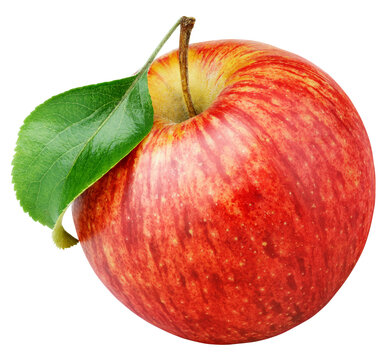
#> input picture data/Apple/Fresh/apple_fresh_001.jpg (1).jpg, 390 x 360 px; its folder holds only this picture in this run
$ jupyter execute --allow-errors fruitFreshness.ipynb
#> lines starting #> are read from the running program, lines starting #| are printed output that depends on the picture
[cell 1]
import os
import numpy as np
import matplotlib.pyplot as plt
import seaborn as sns
from PIL import Image
import cv2
from collections import Counter
from sklearn.decomposition import PCA
from sklearn.manifold import TSNE
import random

[cell 2]
sns.set(style="whitegrid")
DATASET_PATH = "data"

[cell 3]
# detect classes
class_paths = []
class_labels = []

for fruit in os.listdir(DATASET_PATH):
    fruit_path = os.path.join(DATASET_PATH, fruit)
    if os.path.isdir(fruit_path):
        for status in os.listdir(fruit_path):
            status_path = os.path.join(fruit_path, status)
            if os.path.isdir(status_path):
                class_paths.append(status_path)
                class_labels.append(f"{fruit}_{status}")

print("Detected Classes:")
for label in class_labels:
    print(label)

[cell 4]
# class distribution
class_counts = {label: len(os.listdir(path)) for label, path in zip(class_labels, class_paths)}

plt.figure(figsize=(10,5))
sns.barplot(x=list(class_counts.keys()), y=list(class_counts.values()), palette="viridis")
plt.title("Number of Images per Class")
plt.xticks(rotation=45)
plt.show()
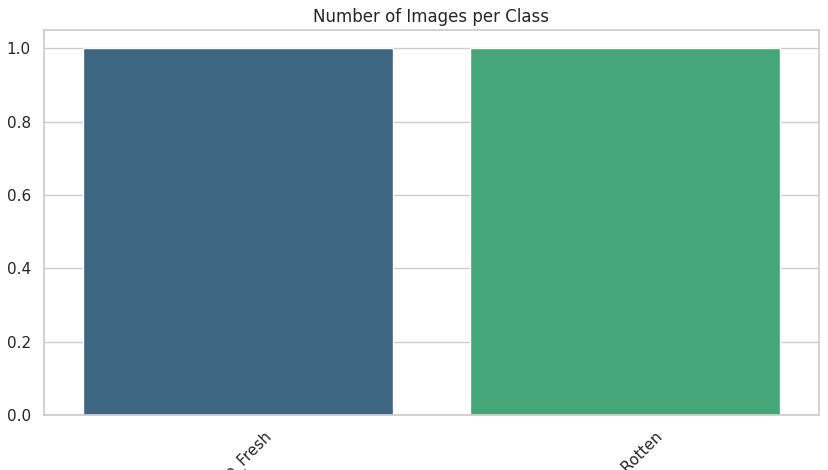
#> figure drawn by matplotlib, 1 panel

[cell 5]
# image size analysis

widths, heights = [], []

for path in class_paths:
    for img_name in os.listdir(path)[:50]:  # sample to speed up
        img = Image.open(os.path.join(path, img_name))
#> img is the input picture: PIL image 390x360 RGB; mean R, G, B 222, 164.6, 142.6
        w, h = img.size
#> w = 390; h = 360
        widths.append(w)
        heights.append(h)
#> pass 2 of the loop `for path in class_paths:`:
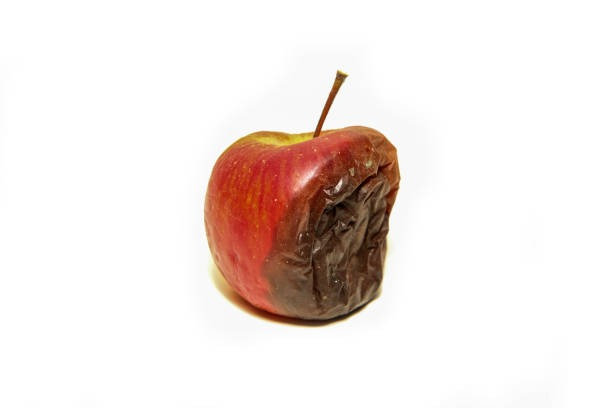
#> input picture data/Apple/Rotten/apple_rotten_001.jpg (1).jpg, 612 x 408 px
#> img is the input picture: PIL image 612x408 RGB; mean R, G, B 240, 230.5, 226.8

plt.figure(figsize=(10,4))
sns.histplot(widths, bins=20, kde=True)
plt.title("Image Width Distribution")
plt.show()
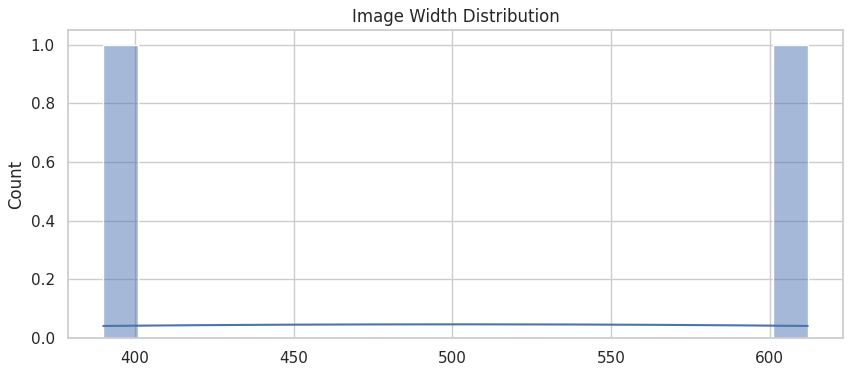
#> figure drawn by matplotlib, 1 panel; curve peaks at x = 500.4, y = 0.0466

plt.figure(figsize=(10,4))
sns.histplot(heights, bins=20, kde=True)
plt.title("Image Height Distribution")
plt.show()
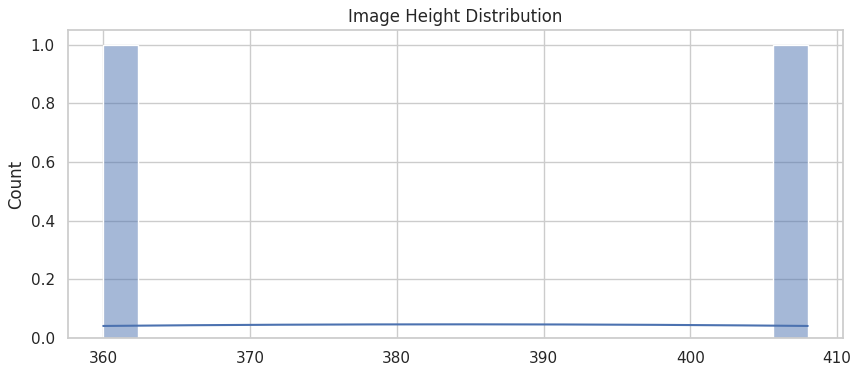
#> figure drawn by matplotlib, 1 panel; curve peaks at x = 383.9, y = 0.0466

[cell 6]
# image brightness analysis
brightness_values = []

for path in class_paths:
    for img_name in os.listdir(path)[:50]:
        img = Image.open(os.path.join(path, img_name))
        gray = cv2.cvtColor(np.array(img), cv2.COLOR_RGB2GRAY)
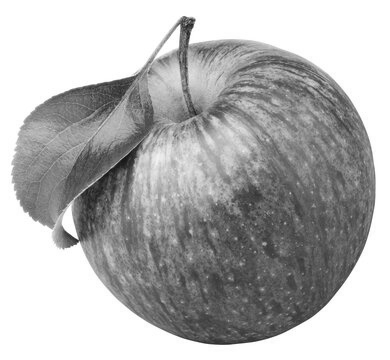
#> gray: shape (360, 390); min 19, max 255, mean 179.2
        brightness_values.append(np.mean(gray))
#> pass 2 of the loop `for path in class_paths:`:
#> `gray = cv2.cvtColor(np.array(img), cv2.COLOR_RGB2GRAY)`:
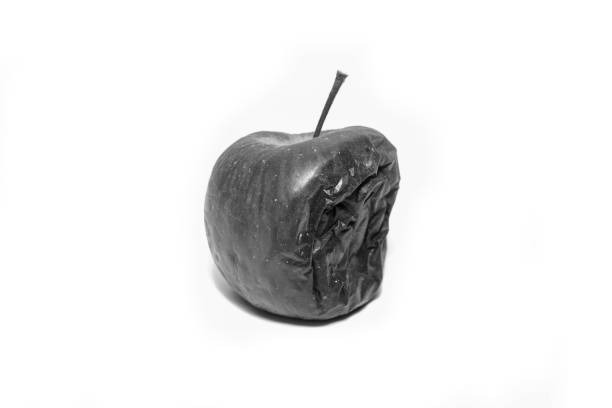
#> gray: shape (408, 612); min 2, max 255, mean 232.9

plt.figure(figsize=(10,4))
sns.histplot(brightness_values, bins=30, kde=True, color="orange")
plt.title("Brightness Distribution")
plt.xlabel("Brightness")
plt.ylabel("Frequency")
plt.show()
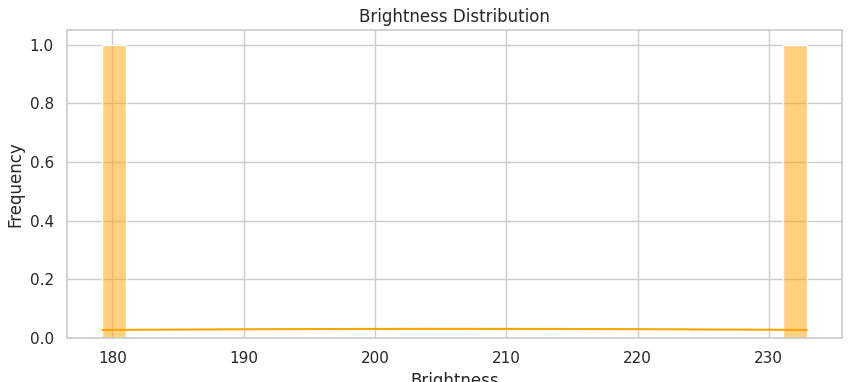
#> figure drawn by matplotlib, 1 panel; curve peaks at x = 205.9, y = 0.0311
